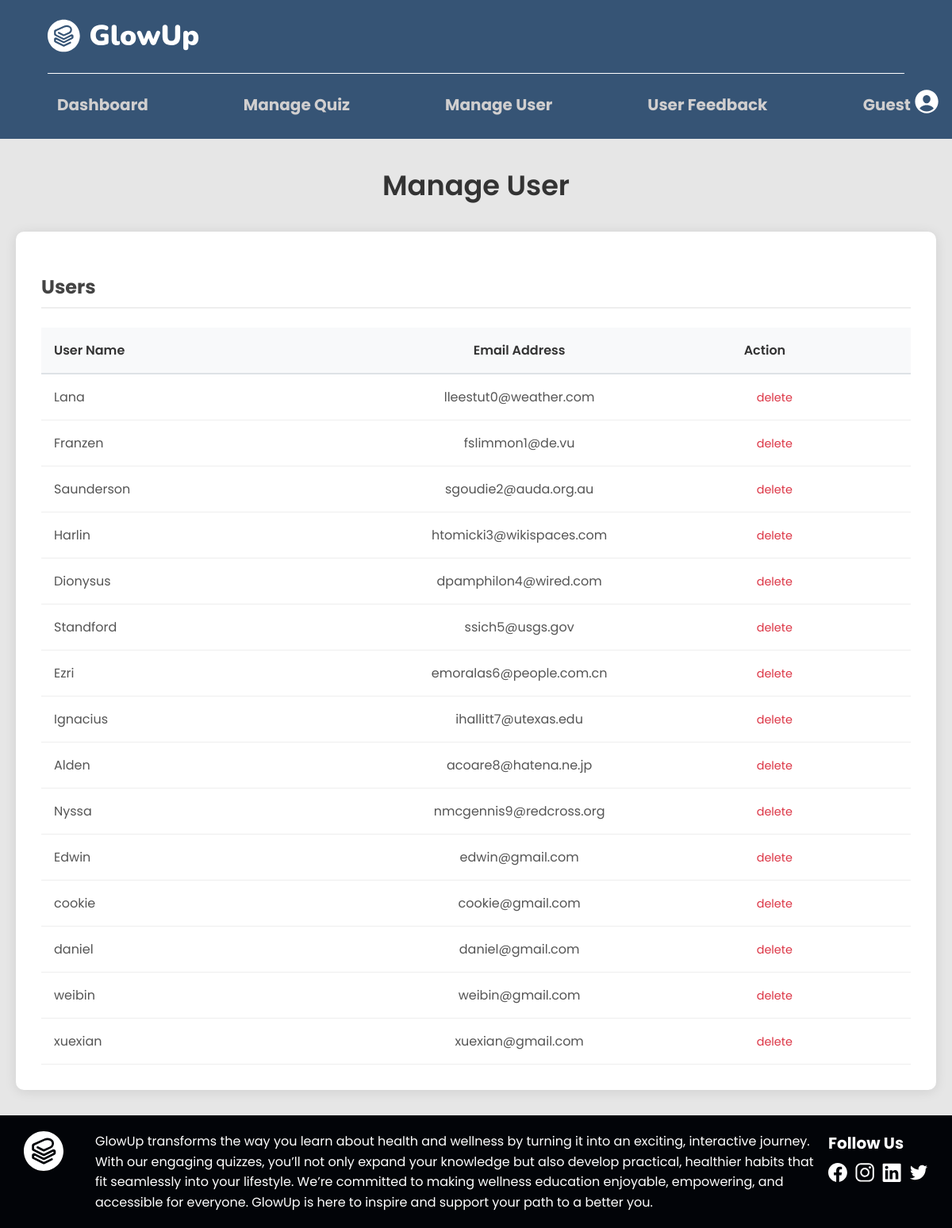
Page /manageuser.php on the committed database.
### tables this page shows
CREATE TABLE `userglowup` (
  `studentid` int(11) NOT NULL,
  `name` varchar(200) NOT NULL,
  `email` varchar(200) NOT NULL,
  `password` varchar(200) NOT NULL
);

### manageuser.php (the view, shortened to what this page needs)
<?php include 'adminheader.php'; ?>
<link rel="stylesheet" href="css/manageuser.css">
<div class="manage-user-container">
    <h1 class="main-title">Manage User</h1>
    <div class="table-container">
        <h2 class="section-title">Users</h2>
        <table class="user-table">
            <thead>
                <tr>
                    <th>User Name</th>
                    <th>Email Address</th>
                    <th>Action</th>
                </tr>
            </thead>
            <tbody>
                <?php
                $conn = mysqli_connect("localhost", "root", "", "glowup");
                $sql = "SELECT studentid, name, email FROM userglowup";
                $result = mysqli_query($conn, $sql);
                while($row = mysqli_fetch_assoc($result)) {
                    echo "<tr>";
                    echo "<td>" . htmlspecialchars($row['name']) . "</td>";
                    echo "<td style='text-align: center;'>" . htmlspecialchars($row['email']) . "</td>";
                    echo "<td><span class='delete-action' data-id='" . $row['studentid'] . "'>delete</span></td>";
                    echo "</tr>";
                }
                ?>
            </tbody>
        </table>
    </div>
</div>
<?php
include 'adminfooter.php'; ?>

### adminheader.php (shortened to what this page needs)
<?php
if (isset($_SESSION['user_id'])) {
    $username = $_SESSION['username'];
    $role = $_SESSION['role'];
} else {
    $username = "Guest";
}
?>
<!DOCTYPE html>
<html lang="en">
<head>
    <link rel="stylesheet" href="css/headstyle.css">
</head>
<body>
    <header>
        <div class="top-row">
            <div class="logo">
                <a href="04managequiz.php">
                    <img src="icons/TopLogo.svg" alt="Logo">
                </a>
            </div>
        </div>
        <div class="divider"></div>
        <nav class="nav">
            <a href="01dashboard.php" class="nav-item">Dashboard</a>
            <a href="04managequiz.php" class="nav-item">Manage Quiz</a>
            <a href="manageuser.php" class="nav-item">Manage User</a>
            <a href="userFeedbackList.php" class="nav-item">User Feedback</a>
            <div class="profile">
                <span class="username"><?php echo $username; ?></span>
                <a href="javascript:void(0);" onclick="openLogoutPopup()">
                <img src="icons/icon-profile.svg" alt="Profile Icon"></a>
            </div>
        </nav>
    </header>
</body>
</html>

### adminfooter.php (shortened to what this page needs)
<!DOCTYPE html>
<html lang="en">
<head>
    <link rel="stylesheet" href="css/footstyle.css">
</head>
<body>
    <footer class="footer">
        <div class="footer-container">
            <div class="footer-left">
                <div class="footer-logo">
                    <a href= 01dashboard.php>
                        <img src="icons/logo.svg" alt="Company Logo">
                    </a>
                </div>
                <p class="footer-description">
                    GlowUp transforms the way you learn about health and wellness by turning it into an exciting, interactive journey. With our engaging quizzes, you’ll not only expand your knowledge but also develop practical, healthier habits that fit seamlessly into your lifestyle. We’re committed to making wellness education enjoyable, empowering, and accessible for everyone. GlowUp is here to inspire and support your path to a better you.             </div>
            <div class="footer-right">
                <p class="footer-follow">Follow Us</p>
                <div class="footer-socials">
                    <a href="https://facebook.com" target="_blank">
                        <img src="icons/icon-facebook.svg" alt="Facebook">
                    </a>
                    <a href="https://instagram.com" target="_blank">
                        <img src="icons/icon-instagram.svg" alt="Instagram">
                    </a>
                    <a href="https://linkedin.com" target="_blank">
                        <img src="icons/icon-linkedin.svg" alt="LinkedIn">
                    </a>
                    <a href="https://twitter.com" target="_blank">
                        <img src="icons/icon-twitter.svg" alt="Twitter">
                    </a>
                </div>
            </div>
        </div>
    </footer>
</body>
</html>

### css/headstyle.css (style rules this page uses)
body { margin: 0; font-family: 'Poppins', sans-serif; }
header { width: 100%; background-color: #365475; display: flex; flex-direction: column; align-items: center; box-sizing: border-box; padding: 20px 0; }
.top-row { width: 90%; display: flex; align-items: center; justify-content: flex-start; gap: 20px; }
.logo img { height: 50px; transition: transform 0.3s ease; cursor: pointer; }
.divider { width: 90%; height: 1px; background-color: #ffffff; margin: 15px 0; }
.username { font-family: 'Poppins', sans-serif; color: #d1cfcf; font-size: 20px; font-weight: bold; }
.nav { width: 98%; display: flex; justify-content: space-between; align-items: center; margin: 0 auto; }
.nav-item { font-family: 'Poppins', sans-serif; font-size: 20px; font-weight: bold; color: #d1cfcf; text-decoration: none; padding: 5px 60px; }
.profile { margin-left: auto; display: flex; align-items: center; }
.profile img { width: 40px; height: 40px; border-radius: 50%; object-fit: cover; cursor: pointer; transition: transform 0.3s ease; }

### css/manageuser.css (style rules this page uses)
body { background-color: #e6e6e6; margin: 0; padding: 0; font-family: Arial, sans-serif; }
.main-title { color: #333; font-size: 2.2rem; margin-bottom: 2rem; text-align: center; font-weight: 600; }
.section-title { color: #444; font-size: 1.5rem; margin-bottom: 1.5rem; padding-bottom: 0.5rem; border-bottom: 2px solid #eee; }
.manage-user-container { max-width: 1200px; margin: 2rem auto; padding: 0 20px; }
.table-container { background: white; border-radius: 10px; box-shadow: 0 2px 15px rgba(0, 0, 0, 0.1); padding: 2rem; }
.user-table { width: 100%; border-collapse: collapse; margin-top: 1rem; }
.user-table th { background-color: #f8f9fa; color: #333; font-weight: 600; padding: 1rem; text-align: left; border-bottom: 2px solid #dee2e6; }
.user-table td { padding: 1rem; border-bottom: 1px solid #eee; color: #555; }
.user-table th:nth-child(2), .user-table td:nth-child(2) { text-align: center; padding-left: 70px; padding-right: 0; }
.delete-action { color: #dc3545; cursor: pointer; padding: 0.5rem 1rem; border-radius: 5px; font-size: 0.9rem; transition: all 0.3s ease; }

### css/footstyle.css (style rules this page uses)
body { margin: 0; font-family: 'Poppins', sans-serif; }
.footer { background-color: #020408; color: #fff; padding: 20px 30px; display: flex; justify-content: center; align-items: center; }
.footer-container { display: flex; justify-content: space-between; align-items: flex-start; max-width: 1200px; width: 100%; }
.footer-left { display: flex; align-items: flex-start; gap: 40px; flex: 1; }
.footer-logo { display: inline-block; transition: transform 0.3s ease; }
.footer-logo img { width: 50px; transition: transform 0.3s ease; }
.footer-description { font-family: 'Poppins', sans-serif; font-size: 16px; line-height: 1.6; max-width: 950px; margin: 0; }
.footer-right { display: flex; flex-direction: column; align-items: flex-start; gap: 10px; }
.footer-follow { font-family: 'Poppins', sans-serif; margin: 0; font-size: 20px; font-weight: bold; }
.footer-socials { display: flex; gap: 10px; }
.footer-socials a img { width: 24px; height: 24px; transition: transform 0.3s ease; }

### rows in the picture
userglowup: name "Lana", email "lleestut0@weather.com"
userglowup: name "Franzen", email "fslimmon1@de.vu"
userglowup: name "Saunderson", email "sgoudie2@auda.org.au"
userglowup: name "Harlin", email "htomicki3@wikispaces.com"
userglowup: name "Dionysus", email "dpamphilon4@wired.com"
userglowup: name "Standford", email "ssich5@usgs.gov"
userglowup: name "Ezri", email "emoralas6@people.com.cn"
userglowup: name "Ignacius", email "ihallitt7@utexas.edu"
userglowup: name "Alden", email "acoare8@hatena.ne.jp"
userglowup: name "Nyssa", email "nmcgennis9@redcross.org"
userglowup: name "Edwin", email "edwin@gmail.com"
userglowup: name "cookie", email "cookie@gmail.com"
userglowup: name "daniel", email "daniel@gmail.com"
userglowup: name "weibin", email "weibin@gmail.com"
userglowup: name "xuexian", email "xuexian@gmail.com"

### other values in the picture
$username "Guest"
